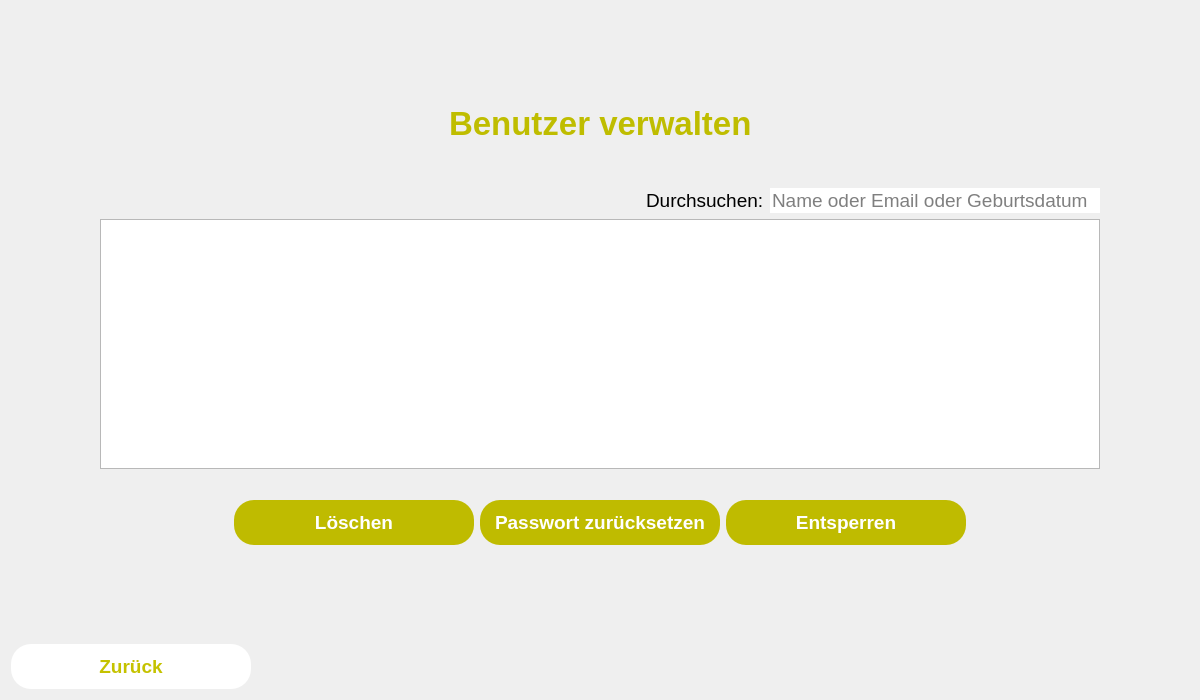
<?xml version="1.0" encoding="UTF-8"?>
<ui version="4.0">
 <class>ManageUserView</class>
 <widget class="QWidget" name="ManageUserView">
  <property name="geometry">
   <rect>
    <x>0</x>
    <y>0</y>
    <width>1200</width>
    <height>700</height>
   </rect>
  </property>
  <property name="windowTitle">
   <string>meinHaushalt</string>
  </property>
  <layout class="QVBoxLayout" name="verticalLayout_2">
   <item>
    <layout class="QVBoxLayout" name="verticalLayout_3">
     <item>
      <spacer name="verticalSpacer">
       <property name="orientation">
        <enum>Qt::Vertical</enum>
       </property>
       <property name="sizeHint" stdset="0">
        <size>
         <width>20</width>
         <height>40</height>
        </size>
       </property>
      </spacer>
     </item>
     <item>
      <layout class="QHBoxLayout" name="horizontalLayout_2">
       <item>
        <spacer name="horizontalSpacer_4">
         <property name="orientation">
          <enum>Qt::Horizontal</enum>
         </property>
         <property name="sizeHint" stdset="0">
          <size>
           <width>40</width>
           <height>20</height>
          </size>
         </property>
        </spacer>
       </item>
       <item>
        <widget class="QLabel" name="label">
         <property name="font">
          <font>
           <pointsize>25</pointsize>
           <weight>75</weight>
           <bold>true</bold>
          </font>
         </property>
         <property name="styleSheet">
          <string notr="true">QLabel {
color: rgb(191, 189, 0)
}</string>
         </property>
         <property name="text">
          <string>Benutzer verwalten</string>
         </property>
        </widget>
       </item>
       <item>
        <spacer name="horizontalSpacer_3">
         <property name="orientation">
          <enum>Qt::Horizontal</enum>
         </property>
         <property name="sizeHint" stdset="0">
          <size>
           <width>40</width>
           <height>20</height>
          </size>
         </property>
        </spacer>
       </item>
      </layout>
     </item>
     <item>
      <layout class="QHBoxLayout" name="horizontalLayout_7">
       <property name="topMargin">
        <number>40</number>
       </property>
       <item>
        <spacer name="horizontalSpacer_12">
         <property name="orientation">
          <enum>Qt::Horizontal</enum>
         </property>
         <property name="sizeHint" stdset="0">
          <size>
           <width>40</width>
           <height>20</height>
          </size>
         </property>
        </spacer>
       </item>
       <item>
        <layout class="QVBoxLayout" name="verticalLayout">
         <item>
          <layout class="QHBoxLayout" name="horizontalLayout_6">
           <item>
            <spacer name="horizontalSpacer_10">
             <property name="orientation">
              <enum>Qt::Horizontal</enum>
             </property>
             <property name="sizeHint" stdset="0">
              <size>
               <width>40</width>
               <height>20</height>
              </size>
             </property>
            </spacer>
           </item>
           <item>
            <widget class="QLabel" name="label_2">
             <property name="font">
              <font>
               <pointsize>14</pointsize>
              </font>
             </property>
             <property name="text">
              <string>Durchsuchen:</string>
             </property>
            </widget>
           </item>
           <item>
            <widget class="QLineEdit" name="searchLine">
             <property name="minimumSize">
              <size>
               <width>330</width>
               <height>25</height>
              </size>
             </property>
             <property name="maximumSize">
              <size>
               <width>330</width>
               <height>25</height>
              </size>
             </property>
             <property name="font">
              <font>
               <pointsize>14</pointsize>
              </font>
             </property>
             <property name="focusPolicy">
              <enum>Qt::ClickFocus</enum>
             </property>
             <property name="styleSheet">
              <string notr="true">QLineEdit{
border-radius: 20px;
border-style: outset;
}</string>
             </property>
             <property name="placeholderText">
              <string>Name oder Email oder Geburtsdatum</string>
             </property>
            </widget>
           </item>
          </layout>
         </item>
         <item>
          <widget class="QTableView" name="UserTableView">
           <property name="minimumSize">
            <size>
             <width>1000</width>
             <height>250</height>
            </size>
           </property>
           <property name="maximumSize">
            <size>
             <width>1000</width>
             <height>250</height>
            </size>
           </property>
           <property name="font">
            <font>
             <pointsize>14</pointsize>
            </font>
           </property>
           <property name="alternatingRowColors">
            <bool>true</bool>
           </property>
           <property name="selectionBehavior">
            <enum>QAbstractItemView::SelectRows</enum>
           </property>
           <property name="sortingEnabled">
            <bool>true</bool>
           </property>
           <attribute name="horizontalHeaderHighlightSections">
            <bool>false</bool>
           </attribute>
           <attribute name="horizontalHeaderShowSortIndicator" stdset="0">
            <bool>false</bool>
           </attribute>
          </widget>
         </item>
        </layout>
       </item>
       <item>
        <spacer name="horizontalSpacer_11">
         <property name="orientation">
          <enum>Qt::Horizontal</enum>
         </property>
         <property name="sizeHint" stdset="0">
          <size>
           <width>40</width>
           <height>20</height>
          </size>
         </property>
        </spacer>
       </item>
      </layout>
     </item>
     <item>
      <layout class="QHBoxLayout" name="horizontalLayout_3">
       <property name="spacing">
        <number>6</number>
       </property>
       <property name="topMargin">
        <number>25</number>
       </property>
       <property name="bottomMargin">
        <number>0</number>
       </property>
       <item>
        <spacer name="horizontalSpacer_5">
         <property name="orientation">
          <enum>Qt::Horizontal</enum>
         </property>
         <property name="sizeHint" stdset="0">
          <size>
           <width>40</width>
           <height>20</height>
          </size>
         </property>
        </spacer>
       </item>
       <item>
        <widget class="QPushButton" name="DeleteButton">
         <property name="minimumSize">
          <size>
           <width>240</width>
           <height>45</height>
          </size>
         </property>
         <property name="maximumSize">
          <size>
           <width>240</width>
           <height>45</height>
          </size>
         </property>
         <property name="font">
          <font>
           <pointsize>14</pointsize>
           <weight>75</weight>
           <bold>true</bold>
          </font>
         </property>
         <property name="cursor">
          <cursorShape>PointingHandCursor</cursorShape>
         </property>
         <property name="styleSheet">
          <string notr="true">QPushButton {
color: white;
background-color: rgb(191, 187, 0); 
border-radius: 20px;
border-style: outset;
padding: 10px;
}

QPushButton:disabled {

}

QPushButton:hover {
background: qradialgradient(
cx: 0.3, cy: -0.4, fx: 0.3, fy: -0.4,
radius: 1.35, stop: 0 #fff, stop: 1 rgb(193, 189, 0)
);
}

QPushButton:pressed {
border-style: inset;
background: qradialgradient(
cx: 0.4, cy: -0.1, fx: 0.4, fy: -0.1,
radius: 1.35, stop: 0 #fff, stop: 1 #ddd
);
}

QPushButton:focus {
	border: none;
	outline: none;
}</string>
         </property>
         <property name="text">
          <string>Löschen</string>
         </property>
        </widget>
       </item>
       <item>
        <widget class="QPushButton" name="PasswordResetButton">
         <property name="minimumSize">
          <size>
           <width>240</width>
           <height>45</height>
          </size>
         </property>
         <property name="maximumSize">
          <size>
           <width>240</width>
           <height>45</height>
          </size>
         </property>
         <property name="font">
          <font>
           <pointsize>14</pointsize>
           <weight>75</weight>
           <bold>true</bold>
          </font>
         </property>
         <property name="cursor">
          <cursorShape>PointingHandCursor</cursorShape>
         </property>
         <property name="styleSheet">
          <string notr="true">QPushButton {
color: white;
background-color: rgb(191, 187, 0); 
border-radius: 20px;
border-style: outset;
padding: 10px;
}

QPushButton:disabled {

}

QPushButton:hover {
background: qradialgradient(
cx: 0.3, cy: -0.4, fx: 0.3, fy: -0.4,
radius: 1.35, stop: 0 #fff, stop: 1 rgb(193, 189, 0)
);
}

QPushButton:pressed {
border-style: inset;
background: qradialgradient(
cx: 0.4, cy: -0.1, fx: 0.4, fy: -0.1,
radius: 1.35, stop: 0 #fff, stop: 1 #ddd
);
}

QPushButton:focus {
	border: none;
	outline: none;
}</string>
         </property>
         <property name="text">
          <string>Passwort zurücksetzen</string>
         </property>
        </widget>
       </item>
       <item>
        <widget class="QPushButton" name="UnblockButton">
         <property name="minimumSize">
          <size>
           <width>240</width>
           <height>45</height>
          </size>
         </property>
         <property name="maximumSize">
          <size>
           <width>240</width>
           <height>45</height>
          </size>
         </property>
         <property name="font">
          <font>
           <pointsize>14</pointsize>
           <weight>75</weight>
           <bold>true</bold>
          </font>
         </property>
         <property name="cursor">
          <cursorShape>PointingHandCursor</cursorShape>
         </property>
         <property name="styleSheet">
          <string notr="true">QPushButton {
color: white;
background-color: rgb(191, 187, 0); 
border-radius: 20px;
border-style: outset;
padding: 10px;
}

QPushButton:disabled {

}

QPushButton:hover {
background: qradialgradient(
cx: 0.3, cy: -0.4, fx: 0.3, fy: -0.4,
radius: 1.35, stop: 0 #fff, stop: 1 rgb(193, 189, 0)
);
}

QPushButton:pressed {
border-style: inset;
background: qradialgradient(
cx: 0.4, cy: -0.1, fx: 0.4, fy: -0.1,
radius: 1.35, stop: 0 #fff, stop: 1 #ddd
);
}

QPushButton:focus {
	border: none;
	outline: none;
}</string>
         </property>
         <property name="text">
          <string>Entsperren</string>
         </property>
        </widget>
       </item>
       <item>
        <spacer name="horizontalSpacer_6">
         <property name="orientation">
          <enum>Qt::Horizontal</enum>
         </property>
         <property name="sizeHint" stdset="0">
          <size>
           <width>40</width>
           <height>20</height>
          </size>
         </property>
        </spacer>
       </item>
      </layout>
     </item>
     <item>
      <spacer name="verticalSpacer_2">
       <property name="orientation">
        <enum>Qt::Vertical</enum>
       </property>
       <property name="sizeHint" stdset="0">
        <size>
         <width>20</width>
         <height>40</height>
        </size>
       </property>
      </spacer>
     </item>
     <item>
      <layout class="QHBoxLayout" name="horizontalLayout_4">
       <item>
        <widget class="QPushButton" name="BackButton">
         <property name="minimumSize">
          <size>
           <width>240</width>
           <height>45</height>
          </size>
         </property>
         <property name="maximumSize">
          <size>
           <width>240</width>
           <height>45</height>
          </size>
         </property>
         <property name="font">
          <font>
           <pointsize>14</pointsize>
           <weight>75</weight>
           <bold>true</bold>
          </font>
         </property>
         <property name="cursor">
          <cursorShape>PointingHandCursor</cursorShape>
         </property>
         <property name="styleSheet">
          <string notr="true">QPushButton {
color: rgb(197, 194, 0);
background-color: white; 
border-radius: 20px;
border-style: outset;
padding: 10px;
}

QPushButton:disabled {

}

QPushButton:hover {
background: qradialgradient(
cx: 0.3, cy: -0.4, fx: 0.3, fy: -0.4,
radius: 1.35, stop: 0 #fff, stop: 1 grey
);
}

QPushButton:pressed {
border-style: inset;
background: qradialgradient(
cx: 0.4, cy: -0.1, fx: 0.4, fy: -0.1,
radius: 1.35, stop: 0 #fff, stop: 1 #ddd
);
}

QPushButton:focus {
	border: none;
	outline: none;
}</string>
         </property>
         <property name="text">
          <string>Zurück</string>
         </property>
        </widget>
       </item>
       <item>
        <spacer name="horizontalSpacer_7">
         <property name="orientation">
          <enum>Qt::Horizontal</enum>
         </property>
         <property name="sizeHint" stdset="0">
          <size>
           <width>40</width>
           <height>20</height>
          </size>
         </property>
        </spacer>
       </item>
      </layout>
     </item>
    </layout>
   </item>
  </layout>
 </widget>
 <resources/>
 <connections/>
</ui>
